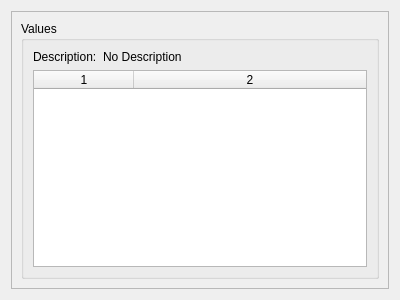
<?xml version="1.0" encoding="UTF-8"?>
<ui version="4.0">
 <class>LogValuesWidget</class>
 <widget class="QWidget" name="LogValuesWidget">
  <property name="geometry">
   <rect>
    <x>0</x>
    <y>0</y>
    <width>400</width>
    <height>300</height>
   </rect>
  </property>
  <property name="windowTitle">
   <string>Values</string>
  </property>
  <layout class="QGridLayout" name="gridLayout">
   <item row="0" column="0">
    <widget class="QScrollArea" name="_scroll">
     <property name="horizontalScrollBarPolicy">
      <enum>Qt::ScrollBarAlwaysOff</enum>
     </property>
     <property name="widgetResizable">
      <bool>true</bool>
     </property>
     <widget class="QWidget" name="_contents">
      <property name="geometry">
       <rect>
        <x>0</x>
        <y>0</y>
        <width>364</width>
        <height>558</height>
       </rect>
      </property>
      <layout class="QGridLayout" name="gridLayout_3">
       <item row="0" column="0">
        <widget class="QGroupBox" name="_groupBox">
         <property name="title">
          <string>Values</string>
         </property>
         <layout class="QGridLayout" name="gridLayout_6">
          <item row="0" column="0">
           <layout class="QFormLayout" name="_formLayout">
            <property name="fieldGrowthPolicy">
             <enum>QFormLayout::AllNonFixedFieldsGrow</enum>
            </property>
            <item row="0" column="0">
             <widget class="QLabel" name="_descriptionLabel">
              <property name="text">
               <string>Description:</string>
              </property>
             </widget>
            </item>
            <item row="0" column="1">
             <widget class="QLabel" name="_description">
              <property name="text">
               <string>No Description</string>
              </property>
              <property name="wordWrap">
               <bool>true</bool>
              </property>
             </widget>
            </item>
           </layout>
          </item>
          <item row="2" column="0">
           <layout class="QVBoxLayout" name="_layout">
            <item>
             <widget class="QTableWidget" name="_values">
              <property name="editTriggers">
               <set>QAbstractItemView::NoEditTriggers</set>
              </property>
              <property name="selectionMode">
               <enum>QAbstractItemView::NoSelection</enum>
              </property>
              <property name="columnCount">
               <number>2</number>
              </property>
              <attribute name="horizontalHeaderShowSortIndicator" stdset="0">
               <bool>true</bool>
              </attribute>
              <attribute name="horizontalHeaderStretchLastSection">
               <bool>true</bool>
              </attribute>
              <attribute name="verticalHeaderVisible">
               <bool>false</bool>
              </attribute>
              <attribute name="verticalHeaderDefaultSectionSize">
               <number>20</number>
              </attribute>
              <column/>
              <column/>
             </widget>
            </item>
           </layout>
          </item>
         </layout>
        </widget>
       </item>
      </layout>
     </widget>
    </widget>
   </item>
  </layout>
 </widget>
 <resources/>
 <connections/>
</ui>
